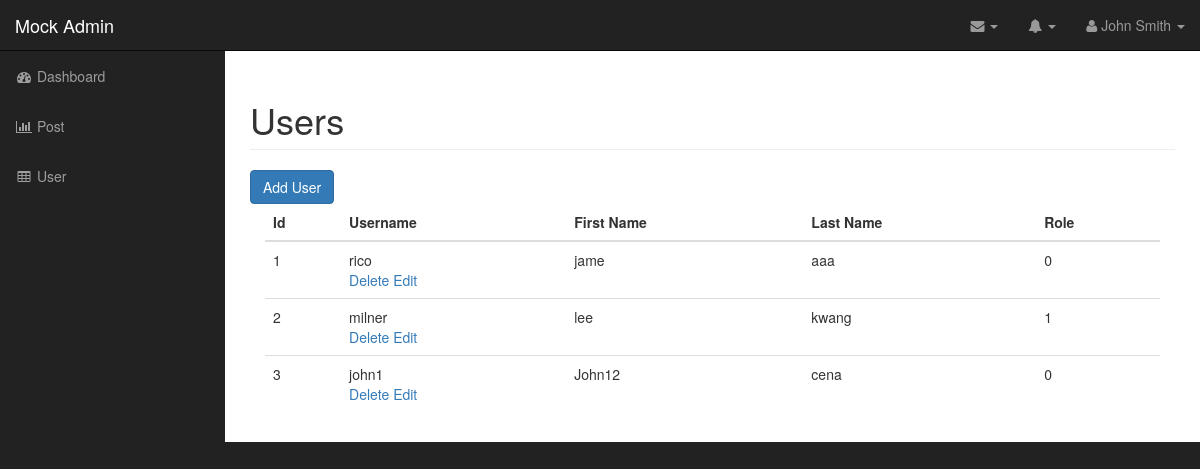
The page /users.php (signed in) on the database its author committed.
### tables this page shows
CREATE TABLE `users` (
  `id` int(11) NOT NULL,
  `username` varchar(255) NOT NULL,
  `password` varchar(255) NOT NULL,
  `first_name` varchar(255) NOT NULL,
  `last_name` varchar(255) NOT NULL,
  `role` int(11) NOT NULL,
  `created_at` datetime NOT NULL,
  `updated_at` datetime NOT NULL
);

### libraries/Database.php (called while the page is built, shortened)
<?php
class Database
{
    public function open_db_connection()
    {
        $this->connection = new \mysqli(self::DB_HOST, self::DB_USER, self::DB_PASSWORD, self::DB_NAME);
    }
}

### libraries/Model.php (called while the page is built, shortened)
<?php
class Model extends Database
{
    public $connect;
    public $table;
    public function __construct()
    {
        $db = new Database;
        $this->connect = $db->connection;
    }
    public function query($sql)
    {
        $result = $this->connect->query($sql);
        return $result;
    }
    public function find_all()
    {
        $query = $this->the_query("SELECT * FROM ".$this->table." ");
        return $query ?? null;
    }
    public function the_query($sql)
    {
        $query = $this->query($sql);
        $the_object_array = [];
        while($row = $query->fetch_array()){
            $the_object_array[] = $this->instantation($row);
        }
        return $the_object_array;
    }
    public function instantation($the_record)
    {
        $the_object = new $calling_class;
        foreach($the_record as $the_attribute => $value){
            if($the_object->has_the_attribute($the_attribute)){
                $the_object->$the_attribute = $value;
            }
        }
        return $the_object;
    }
    public function has_the_attribute($the_attribute)
    {
        $object_properties = get_object_vars($this);
        return array_key_exists($the_attribute, $object_properties);
    }
}

### users.php (the view, shortened to what this page needs)
<?php require_once "layouts/header.php"; ?>
<?php
$users = new User;
$users = $users->find_all();
?>
<nav class="navbar navbar-inverse navbar-fixed-top" role="navigation">
    <?php include("layouts/top_nav.php") ?>
    <?php include("layouts/side_nav.php") ?>
</nav>
<div id="page-wrapper">
    <div class="container-fluid">
        <div class="row">
            <div class="col-lg-12">
                <h1 class="page-header">
                    Users
                </h1>
                <a href="add_user.php" class="btn btn-primary">Add User</a>
                <div class="col-md-12">
                    <table class="table table-hover">
                        <thead>
                            <tr>
                                <th>Id</th>
                                <th>Username</th>
                                <th>First Name</th>
                                <th>Last Name</th>
                                <th>Role</th>
                            </tr>
                        </thead>
                        <tbody>
                            <?php foreach ($users as $user) : ?>
                                <tr>
                                    <td><?php echo $user->id; ?></td>
                                    <td><?php echo $user->username; ?>
                                        <div class="action_links">
                                            <a href="delete_user.php?id=<?php echo $user->id ?>">Delete</a>
                                            <a href="edit_user.php?id=<?php echo  $user->id ?>">Edit</a>
                                        </div>
                                    </td>
                                    <td><?php echo $user->first_name; ?></td>
                                    <td><?php echo $user->last_name; ?></td>
                                    <td><?php echo $user->role; ?></td>
                                </tr>
                            <?php endforeach; ?>
                        </tbody>
                    </table>
                </div>
            </div>
        </div>
    </div>
</div>
<?php include("layouts/footer.php"); ?>

### assets/css/sb-admin.css (style rules this page uses)
body { margin-top: 100px; background-color: #222; }
@media (min-width:768px) { body { margin-top: 50px; } }
#page-wrapper { width: 100%; padding: 0; background-color: #fff; }
@media (min-width:768px) { #page-wrapper { padding: 10px; } }

### rows shown on the page
users: id "1", username "rico", first_name "jame", last_name "aaa", role "0"
users: id "2", username "milner", first_name "lee", last_name "kwang", role "1"
users: id "3", username "john1", first_name "John12", last_name "cena", role "0"
